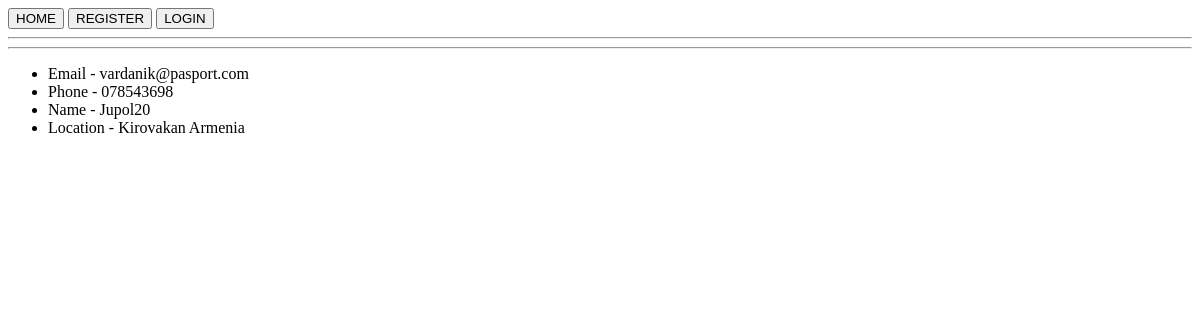
The app's page /, older data.
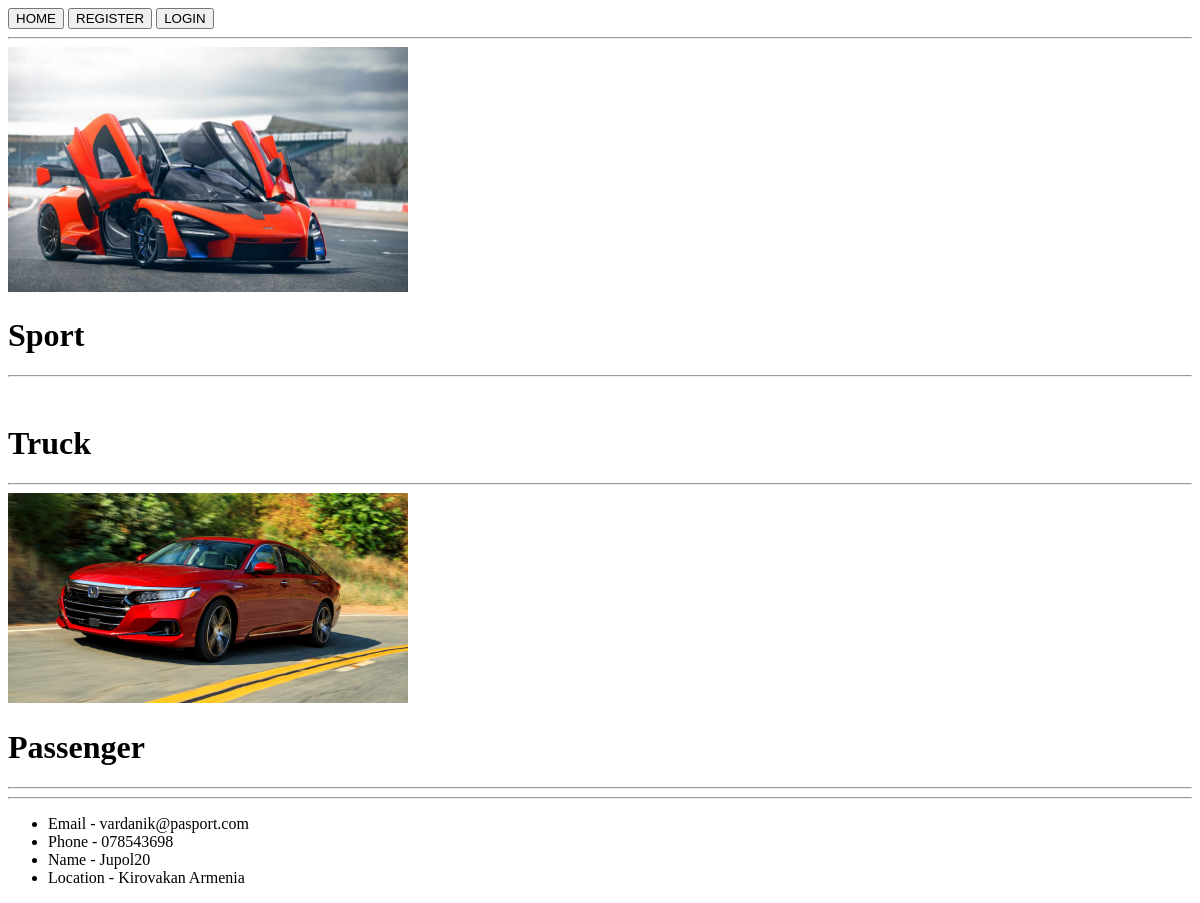
The same page, newer data.
### main/models.py (models this page shows, shortened)
class Category(models.Model):
    name = models.CharField('Category name', max_length=30)
    img = models.ImageField('Category image', upload_to='media')
    class Meta:
        verbose_name = 'Caregory'
        verbose_name_plural = 'Caregories'

### main/views.py (the view)
# urls.py: path('', views.HomeListView.as_view(), name='home'),
class HomeListView(ListView):
    template_name = 'home.html'
    def get(self, request):
        categories = Category.objects.all()
        return render(request, self.template_name, {'categories':categories})

### main/templates/home.html
{% extends 'base.html' %}
{% block content %}
    {% for i in categories %}
        <a href="{% url 'home_detail' i.id %}"><img src="{{ i.img.url }}" width="400px" alt=""></a>
        <h1>{{ i.name }}</h1>
        <hr>
    {% endfor %}
{% endblock %}

### main/templates/base.html (shortened to what this page needs)
<!DOCTYPE html>
<html lang="en">
<head>
    <a href="{% url 'home' %}"><Button>HOME</Button></a>
    {% if user.is_authenticated %}
        <a href="{% url 'logout' %}"><Button>{{ user.username }} - LOGOUT</Button></a>
    {% else %}
        <a href="{% url 'register' %}"><Button>REGISTER</Button></a>
        <a href="{% url 'login' %}"><Button>LOGIN</Button></a>
    {% endif %}
    <hr>
</head>
<body>
    {% block content %}{% endblock %}
</body>
<footer>
    <hr>
    <ul>
        <li>Email - vardanik@pasport.com</li>
        <li>Phone - 078543698</li>
        <li>Name - Jupol20</li>
        <li>Location - Kirovakan Armenia</li>
    </ul>
</footer>
</html>

Row changes from the older to the newer data that the page shows:
added Category: img (picture), name "Sport"
added Category: name "Truck"
added Category: img (picture), name "Passenger"
